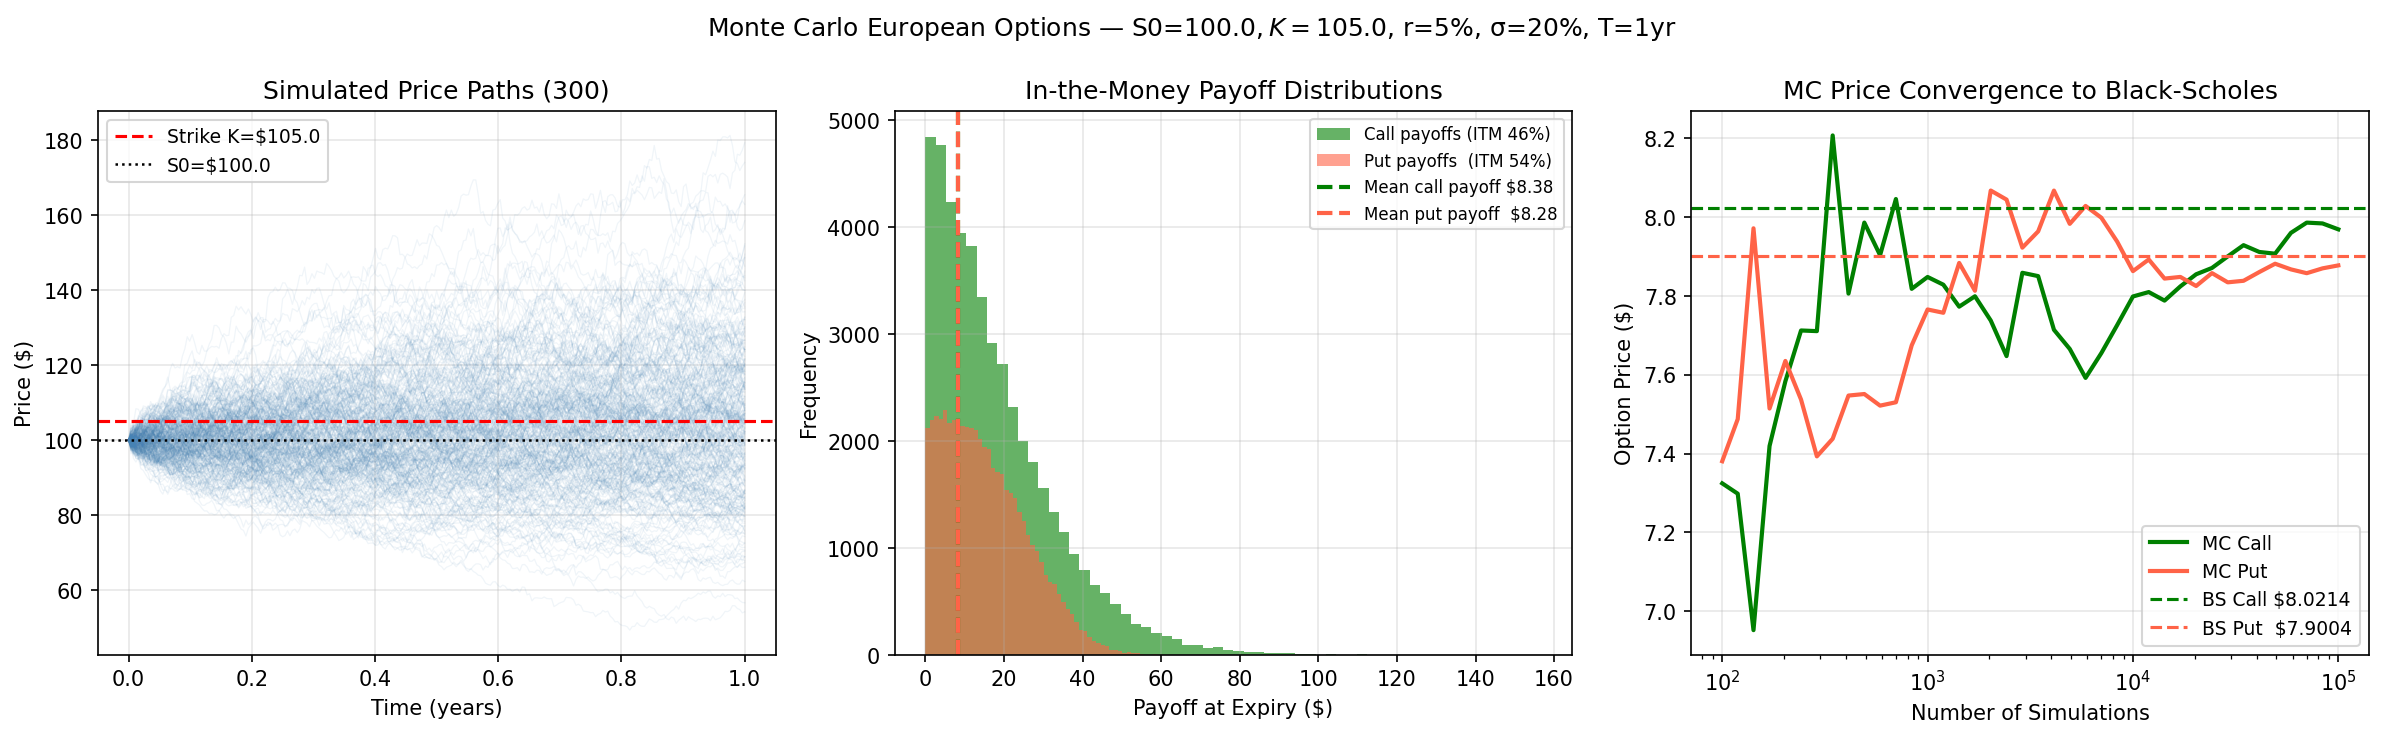

The Python source for this figure:
import numpy as np
import matplotlib.pyplot as plt
from scipy.stats import norm

# ── Parameters ────────────────────────────────────────────────────────────────
S0    = 100.0    # Current stock price
K     = 105.0    # Strike price
r     = 0.05     # Risk-free rate (annual)
sigma = 0.20     # Volatility (annual)
T     = 1.0      # Time to expiry (years)
dt    = 1/252    # Daily steps
n_steps       = int(T / dt)
n_simulations = 100_000

# ── Simulate risk-neutral price paths (drift = r, not mu) ─────────────────────
np.random.seed(42)
Z = np.random.standard_normal((n_simulations, n_steps))
daily_returns = np.exp((r - 0.5 * sigma**2) * dt + sigma * np.sqrt(dt) * Z)

paths = np.ones((n_simulations, n_steps + 1)) * S0
for t in range(n_steps):
    paths[:, t + 1] = paths[:, t] * daily_returns[:, t]

final_prices = paths[:, -1]

# ── Monte Carlo option prices ─────────────────────────────────────────────────
discount = np.exp(-r * T)

call_payoffs = np.maximum(final_prices - K, 0)
put_payoffs  = np.maximum(K - final_prices, 0)

mc_call  = discount * np.mean(call_payoffs)
mc_put   = discount * np.mean(put_payoffs)
mc_call_se = discount * np.std(call_payoffs) / np.sqrt(n_simulations)
mc_put_se  = discount * np.std(put_payoffs)  / np.sqrt(n_simulations)

# ── Black-Scholes analytical prices ──────────────────────────────────────────
d1 = (np.log(S0 / K) + (r + 0.5 * sigma**2) * T) / (sigma * np.sqrt(T))
d2 = d1 - sigma * np.sqrt(T)

bs_call = S0 * norm.cdf(d1) - K * np.exp(-r * T) * norm.cdf(d2)
bs_put  = K * np.exp(-r * T) * norm.cdf(-d2) - S0 * norm.cdf(-d1)

# ── Print results ─────────────────────────────────────────────────────────────
print("=== European Option Pricing via Monte Carlo ===")
print(f"S0={S0}  K={K}  r={r:.0%}  σ={sigma:.0%}  T={T:.0f}yr  N={n_simulations:,}")
print()
print(f"{'':20s} {'Call':>10s}  {'Put':>10s}")
print("-" * 44)
print(f"{'Monte Carlo':20s} {'${:.4f}'.format(mc_call):>10s}  {'${:.4f}'.format(mc_put):>10s}")
print(f"{'  95% CI ±':20s} {'${:.4f}'.format(1.96*mc_call_se):>10s}  {'${:.4f}'.format(1.96*mc_put_se):>10s}")
print(f"{'Black-Scholes':20s} {'${:.4f}'.format(bs_call):>10s}  {'${:.4f}'.format(bs_put):>10s}")
print(f"{'Error':20s} {'${:.4f}'.format(abs(mc_call-bs_call)):>10s}  {'${:.4f}'.format(abs(mc_put-bs_put)):>10s}")

# ── Convergence: price vs number of simulations ───────────────────────────────
sample_sizes = np.logspace(2, 5, 40).astype(int)
conv_call, conv_put = [], []
for n in sample_sizes:
    fp = paths[:n, -1]
    conv_call.append(discount * np.mean(np.maximum(fp - K, 0)))
    conv_put.append( discount * np.mean(np.maximum(K - fp, 0)))

# ── Plots ─────────────────────────────────────────────────────────────────────
fig, axes = plt.subplots(1, 3, figsize=(16, 5))

# 1) Sample paths
ax = axes[0]
time_axis = np.linspace(0, T, n_steps + 1)
ax.plot(time_axis, paths[:300].T, alpha=0.08, linewidth=0.6, color="steelblue")
ax.axhline(K,  color="red",   linestyle="--", linewidth=1.5, label=f"Strike K=${K}")
ax.axhline(S0, color="black", linestyle=":",  linewidth=1.2, label=f"S0=${S0}")
ax.set_title("Simulated Price Paths (300)")
ax.set_xlabel("Time (years)")
ax.set_ylabel("Price ($)")
ax.legend(fontsize=9)
ax.grid(True, alpha=0.3)

# 2) Payoff distributions
ax = axes[1]
itm_calls = call_payoffs[call_payoffs > 0]
itm_puts  = put_payoffs[put_payoffs > 0]
ax.hist(itm_calls, bins=60, alpha=0.6, color="green",  label=f"Call payoffs (ITM {len(itm_calls)/n_simulations:.0%})")
ax.hist(itm_puts,  bins=60, alpha=0.6, color="tomato", label=f"Put payoffs  (ITM {len(itm_puts)/n_simulations:.0%})")
ax.axvline(mc_call / discount, color="green",  linestyle="--", linewidth=2, label=f"Mean call payoff ${mc_call/discount:.2f}")
ax.axvline(mc_put  / discount, color="tomato", linestyle="--", linewidth=2, label=f"Mean put payoff  ${mc_put/discount:.2f}")
ax.set_title("In-the-Money Payoff Distributions")
ax.set_xlabel("Payoff at Expiry ($)")
ax.set_ylabel("Frequency")
ax.legend(fontsize=8)
ax.grid(True, alpha=0.3)

# 3) Convergence
ax = axes[2]
ax.semilogx(sample_sizes, conv_call, color="green",  linewidth=2, label="MC Call")
ax.semilogx(sample_sizes, conv_put,  color="tomato", linewidth=2, label="MC Put")
ax.axhline(bs_call, color="green",  linestyle="--", linewidth=1.5, label=f"BS Call ${bs_call:.4f}")
ax.axhline(bs_put,  color="tomato", linestyle="--", linewidth=1.5, label=f"BS Put  ${bs_put:.4f}")
ax.set_title("MC Price Convergence to Black-Scholes")
ax.set_xlabel("Number of Simulations")
ax.set_ylabel("Option Price ($)")
ax.legend(fontsize=9)
ax.grid(True, alpha=0.3)

plt.suptitle(f"Monte Carlo European Options — S0=${S0}, K=${K}, r={r:.0%}, σ={sigma:.0%}, T={T:.0f}yr", fontsize=12)
plt.tight_layout()
plt.savefig("monte_carlo_options.png", dpi=150, bbox_inches="tight")
plt.show()
print("\nPlot saved to monte_carlo_options.png")
